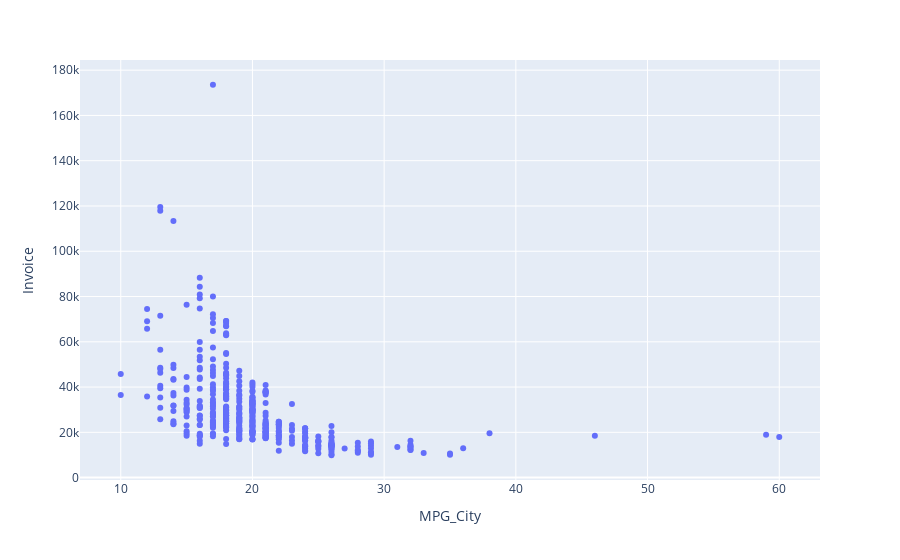

The code cell stored with this chart in its notebook:
### Markdown cell above
En este gráfico los puntos se mustran donde se interceptan las variables "MSRP" y "MPG_City", por ejemplo en los datos que tenemos hay dos carros que recorren diez millas por galón en ciudad, uno con precio sugerido por el fabricante de 50.000 y otro de 41.475 (Para todos los scatter plot el análisis es similar)

### Code cell
px.scatter(df,x="MPG_City", y="Invoice")

### Figure 1 — Plotly figure (JSON) as saved in the notebook; plotly's stock layout.template omitted (floating-point values rounded to 4 significant figures; data arrays with more than 128 entries replaced by an {"elided": "..."} marker saying what was removed)
{"data": [{"hovertemplate": "MPG_City=%{x}<br>Invoice=%{y}<extra></extra>", "legendgroup": "", "marker": {"color": "#636efa", "symbol": "circle"}, "mode": "markers", "name": "", "orientation": "v", "showlegend": false, "type": "scatter", "x": {"elided": "428 int values"}, "xaxis": "x", "y": {"elided": "428 int values"}, "yaxis": "y"}], "layout": {"legend": {"tracegroupgap": 0}, "margin": {"t": 60}, "xaxis": {"anchor": "y", "domain": [0, 1], "title": {"text": "MPG_City"}}, "yaxis": {"anchor": "x", "domain": [0, 1], "title": {"text": "Invoice"}}}}
